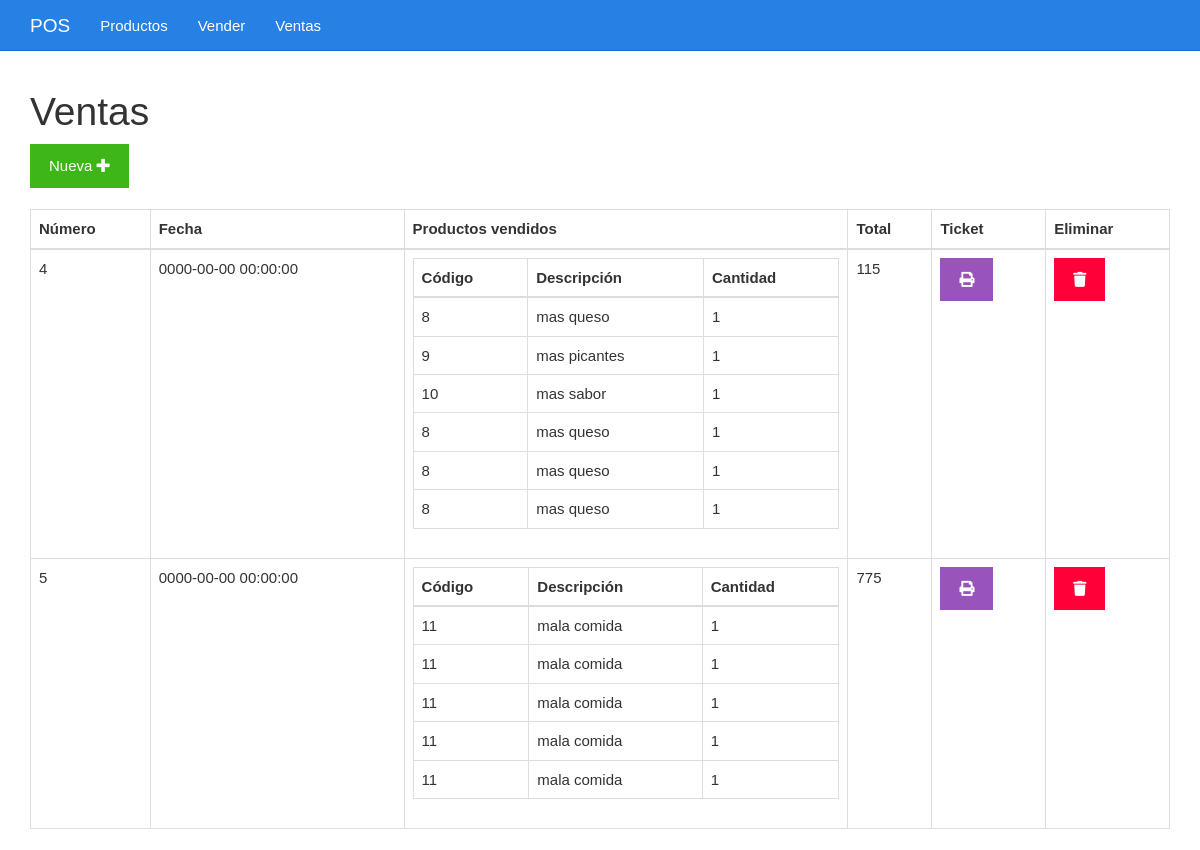
The page /ventas_pdo-master/ventas.php on the database its author committed.
### tables this page shows
CREATE TABLE `ventas` (
  `id` bigint(20) UNSIGNED NOT NULL,
  `fecha` timestamp NOT NULL DEFAULT CURRENT_TIMESTAMP ON UPDATE CURRENT_TIMESTAMP,
  `total` int(11) DEFAULT NULL
);

### ventas_pdo-master/ventas.php (the view)
<?php include_once "encabezado.php" ?>
<?php
include_once "base_de_datos.php";
$sentencia = $base_de_datos->query("SELECT ventas.total, ventas.fecha, ventas.id, GROUP_CONCAT(	productos.id, '..',  productos.descripcion, '..', productos_vendidos.cantidad SEPARATOR '__') AS productos FROM ventas INNER JOIN productos_vendidos ON productos_vendidos.id_venta = ventas.id INNER JOIN productos ON productos.id = productos_vendidos.id_producto GROUP BY ventas.id ORDER BY ventas.id;");
$ventas = $sentencia->fetchAll(PDO::FETCH_OBJ);
?>
	<div class="col-xs-12">
		<h1>Ventas</h1>
		<div>
			<a class="btn btn-success" href="./vender.php">Nueva <i class="fa fa-plus"></i></a>
		</div>
		<br>
		<table class="table table-bordered">
			<thead>
				<tr>
					<th>Número</th>
					<th>Fecha</th>
					<th>Productos vendidos</th>
					<th>Total</th>
					<th>Ticket</th>
					<th>Eliminar</th>
				</tr>
			</thead>
			<tbody>
				<?php foreach($ventas as $venta){ ?>
				<tr>
					<td><?php echo $venta->id ?></td>
					<td><?php echo $venta->fecha ?></td>
					<td>
						<table class="table table-bordered">
							<thead>
								<tr>
									<th>Código</th>
									<th>Descripción</th>
									<th>Cantidad</th>
								</tr>
							</thead>
							<tbody>
								<?php foreach(explode("__", $venta->productos) as $productosConcatenados){
								$producto = explode("..", $productosConcatenados)
								?>
								<tr>
									<td><?php echo $producto[0] ?></td>
									<td><?php echo $producto[1] ?></td>
									<td><?php echo $producto[2] ?></td>
								</tr>
								<?php } ?>
							</tbody>
						</table>
					</td>
					<td><?php echo $venta->total ?></td>
					<td><a class="btn btn-info" href="<?php echo "imprimirTicket.php?id=" . $venta->id?>"><i class="fa fa-print"></i></a></td>
					<td><a class="btn btn-danger" href="<?php echo "eliminarVenta.php?id=" . $venta->id?>"><i class="fa fa-trash"></i></a></td>
				</tr>
				<?php } ?>
			</tbody>
		</table>
	</div>
<?php include_once "pie.php" ?>

### ventas_pdo-master/css/estilo.css (style rules this page uses)
body { padding-top: 70px; }

### rows shown on the page
ventas: id "4", fecha "0000-00-00 00:00:00", producto "8", producto "mas queso", producto "1", producto "9", producto "mas picantes", producto "10", producto "mas sabor", total "115"
ventas: id "5", fecha "0000-00-00 00:00:00", producto "11", producto "mala comida", producto "1", total "775"
